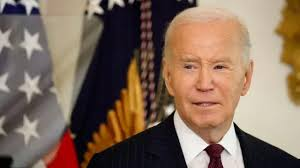
#> input picture opencv/face_recognition_project/data/known_faces/Biden.jfif, 300 x 168 px
$ python -i denoise.py   (imports and definitions only)   (older library calls are emulated)
#> lines starting #> are read from the running program, lines starting #| are printed output that depends on the picture
#> further down, picture is the input picture: shape (168, 300, 3); mean B, G, R 91.3, 107.3, 129.7
import cv2
import numpy as np

def denoise_image(image, strength=30, edge_preserve=0.8, algorithm="nl_means"):
    """
    降噪主函數
    :param image: np.array, 原始影像
    :param strength: int, 降噪強度
    :param edge_preserve: float, 邊緣保護 0~1
    :param algorithm: str, 使用算法 'bilateral' 或 'nl_means'
    :return: np.array, 降噪後影像
    """
#> called with strength = 30, edge_preserve = 0.8, algorithm = 'nl_means'
    if algorithm == "bilateral":
        # 多次雙邊濾波疊加
        filtered = image.copy()
        for i in range(3):
            filtered = cv2.bilateralFilter(filtered, d=9,
                                           sigmaColor=strength,
                                           sigmaSpace=int(strength * edge_preserve))
        return filtered

    elif algorithm == "nl_means":
        # 非局部均值去噪
        if len(image.shape) == 3 and image.shape[2] == 3:
            # 彩色影像
            denoised = cv2.fastNlMeansDenoisingColored(image,
                                                       None,
                                                       h=strength,
                                                       hColor=strength,
                                                       templateWindowSize=7,
                                                       searchWindowSize=21)
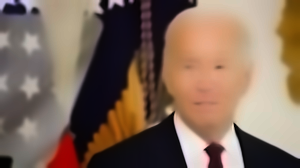
#> denoised: shape (168, 300, 3); mean B, G, R 90.1, 105.8, 129.5
        else:
            # 灰階影像
            denoised = cv2.fastNlMeansDenoising(image,
                                                None,
                                                h=strength,
                                                templateWindowSize=7,
                                                searchWindowSize=21)
        # 邊緣保護 (可選)
        if edge_preserve > 0:
            # 使用拉普拉斯強化邊緣
            gray = cv2.cvtColor(image, cv2.COLOR_BGR2GRAY) if len(image.shape) == 3 else image
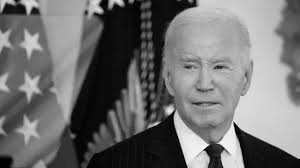
#> gray: shape (168, 300); min 0, max 254, mean 112.2
            edges = cv2.Laplacian(gray, cv2.CV_64F)
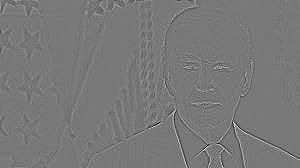
#> edges: shape (168, 300) float64; min -306, max 342, mean 0; drawn with min black and max white
            edges = cv2.convertScaleAbs(edges)
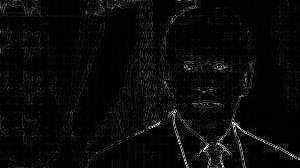
#> edges: shape (168, 300); min 0, max 255, mean 9.5
            edges = cv2.normalize(edges, None, 0, 255, cv2.NORM_MINMAX)
            mask = edges / 255.0 * edge_preserve
            mask = np.expand_dims(mask, axis=2) if len(image.shape) == 3 else mask
            denoised = (denoised * (1 - mask) + image * mask).astype(np.uint8)
        return denoised

    else:
        raise ValueError("Unknown algorithm: choose 'bilateral' or 'nl_means'")

>>> import cv2
>>> picture = cv2.imread('../opencv/face_recognition_project/data/known_faces/Biden.jfif')
>>> result = denoise_image(picture)
